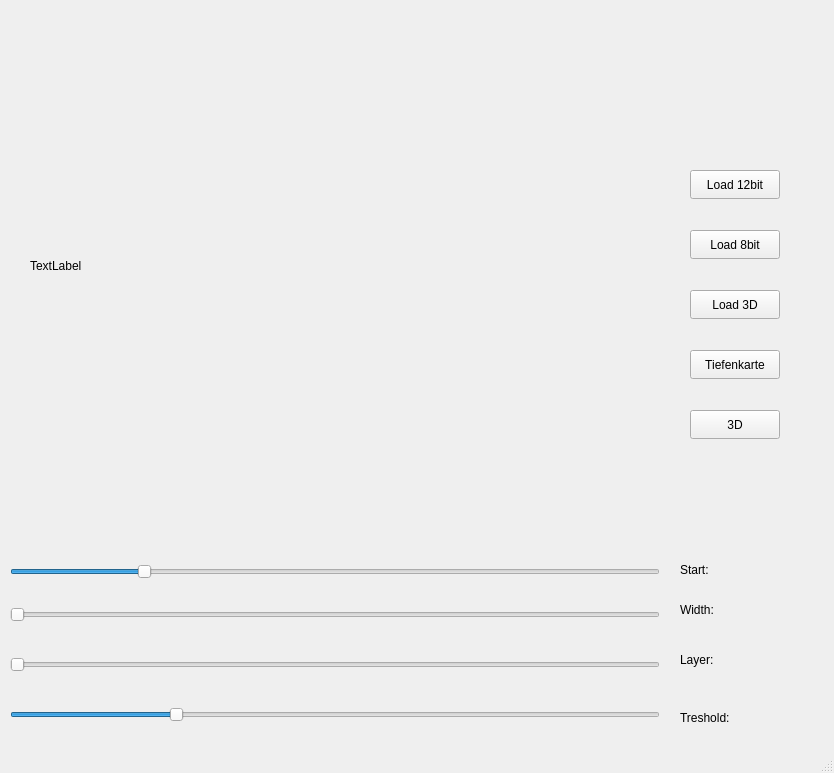
<?xml version="1.0" encoding="UTF-8"?>
<ui version="4.0">
 <class>MainWindow</class>
 <widget class="QMainWindow" name="MainWindow">
  <property name="geometry">
   <rect>
    <x>0</x>
    <y>0</y>
    <width>834</width>
    <height>773</height>
   </rect>
  </property>
  <property name="windowTitle">
   <string>MainWindow</string>
  </property>
  <widget class="QWidget" name="centralwidget">
   <widget class="QLabel" name="label_image">
    <property name="geometry">
     <rect>
      <x>30</x>
      <y>10</y>
      <width>512</width>
      <height>512</height>
     </rect>
    </property>
    <property name="text">
     <string>TextLabel</string>
    </property>
   </widget>
   <widget class="QPushButton" name="pushButton_Pixel">
    <property name="geometry">
     <rect>
      <x>690</x>
      <y>230</y>
      <width>90</width>
      <height>29</height>
     </rect>
    </property>
    <property name="text">
     <string>Load 8bit</string>
    </property>
   </widget>
   <widget class="QPushButton" name="pushButton_12bit">
    <property name="geometry">
     <rect>
      <x>690</x>
      <y>170</y>
      <width>90</width>
      <height>29</height>
     </rect>
    </property>
    <property name="text">
     <string>Load 12bit</string>
    </property>
   </widget>
   <widget class="QSlider" name="slider_StartValue">
    <property name="geometry">
     <rect>
      <x>10</x>
      <y>557</y>
      <width>650</width>
      <height>30</height>
     </rect>
    </property>
    <property name="minimum">
     <number>-1024</number>
    </property>
    <property name="maximum">
     <number>4095</number>
    </property>
    <property name="orientation">
     <enum>Qt::Horizontal</enum>
    </property>
   </widget>
   <widget class="QSlider" name="slider_WindowWidth">
    <property name="geometry">
     <rect>
      <x>10</x>
      <y>600</y>
      <width>650</width>
      <height>30</height>
     </rect>
    </property>
    <property name="minimum">
     <number>1</number>
    </property>
    <property name="maximum">
     <number>4095</number>
    </property>
    <property name="orientation">
     <enum>Qt::Horizontal</enum>
    </property>
   </widget>
   <widget class="QLabel" name="label_Start">
    <property name="geometry">
     <rect>
      <x>680</x>
      <y>560</y>
      <width>111</width>
      <height>20</height>
     </rect>
    </property>
    <property name="text">
     <string>Start:</string>
    </property>
   </widget>
   <widget class="QLabel" name="label_Width">
    <property name="geometry">
     <rect>
      <x>680</x>
      <y>600</y>
      <width>111</width>
      <height>20</height>
     </rect>
    </property>
    <property name="text">
     <string>Width:</string>
    </property>
   </widget>
   <widget class="QPushButton" name="pushButton_load3D">
    <property name="geometry">
     <rect>
      <x>690</x>
      <y>290</y>
      <width>90</width>
      <height>29</height>
     </rect>
    </property>
    <property name="text">
     <string>Load 3D</string>
    </property>
   </widget>
   <widget class="QSlider" name="slider_LayerNr">
    <property name="geometry">
     <rect>
      <x>10</x>
      <y>650</y>
      <width>650</width>
      <height>30</height>
     </rect>
    </property>
    <property name="maximum">
     <number>129</number>
    </property>
    <property name="orientation">
     <enum>Qt::Horizontal</enum>
    </property>
   </widget>
   <widget class="QLabel" name="label_Layer">
    <property name="geometry">
     <rect>
      <x>680</x>
      <y>650</y>
      <width>121</width>
      <height>20</height>
     </rect>
    </property>
    <property name="text">
     <string>Layer:</string>
    </property>
   </widget>
   <widget class="QSlider" name="Slider_Treshold">
    <property name="geometry">
     <rect>
      <x>10</x>
      <y>700</y>
      <width>650</width>
      <height>30</height>
     </rect>
    </property>
    <property name="minimum">
     <number>-1024</number>
    </property>
    <property name="maximum">
     <number>3071</number>
    </property>
    <property name="orientation">
     <enum>Qt::Horizontal</enum>
    </property>
   </widget>
   <widget class="QLabel" name="label_Treshold">
    <property name="geometry">
     <rect>
      <x>680</x>
      <y>710</y>
      <width>121</width>
      <height>16</height>
     </rect>
    </property>
    <property name="text">
     <string>Treshold:</string>
    </property>
   </widget>
   <widget class="QPushButton" name="pushButton_Tiefenkarte">
    <property name="geometry">
     <rect>
      <x>690</x>
      <y>350</y>
      <width>90</width>
      <height>29</height>
     </rect>
    </property>
    <property name="text">
     <string>Tiefenkarte</string>
    </property>
   </widget>
   <widget class="QPushButton" name="pushButton_3D">
    <property name="geometry">
     <rect>
      <x>690</x>
      <y>410</y>
      <width>90</width>
      <height>29</height>
     </rect>
    </property>
    <property name="text">
     <string>3D</string>
    </property>
   </widget>
  </widget>
  <widget class="QMenuBar" name="menubar">
   <property name="geometry">
    <rect>
     <x>0</x>
     <y>0</y>
     <width>834</width>
     <height>25</height>
    </rect>
   </property>
  </widget>
  <widget class="QStatusBar" name="statusbar"/>
 </widget>
 <resources/>
 <connections/>
</ui>
